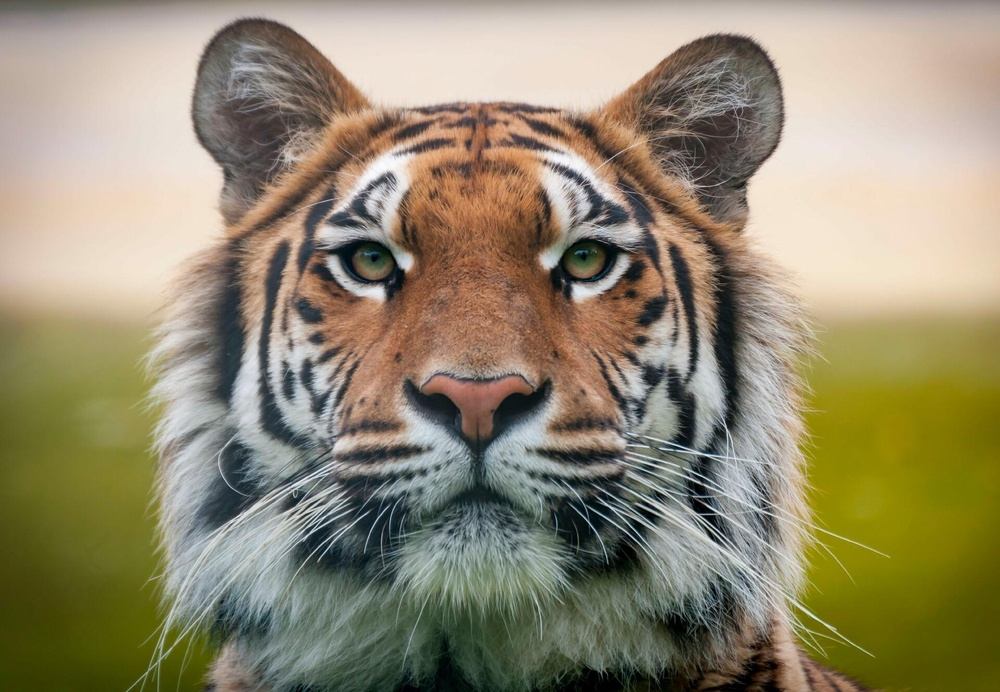
#> input picture Gambar/Tiger.jpg, 1000 x 692 px, shrunk from 1920 x 1329 before the run, found by its file name
$ python TranslasiCitra.py
#> lines starting #> are read from the running program, lines starting #| are printed output that depends on the picture
#> further down, image is the input picture: shape (692, 1000, 3); mean R, G, B 146.4, 137.5, 111.2
import imageio.v3 as ing
import numpy as np
import matplotlib.pyplot as plt

def Translasi(image, shiftX, shiftY):

#> called with shiftX = 50, shiftY = -300
    imgTranslasi = np.roll(image, shift=shiftY, axis=0)
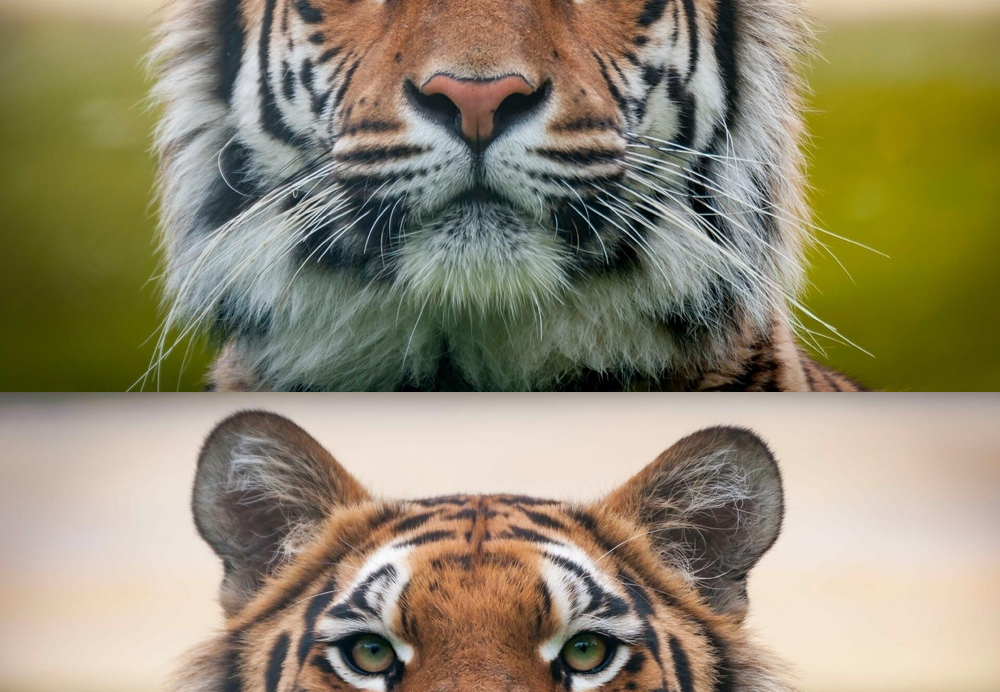
#> imgTranslasi: shape (692, 1000, 3); mean R, G, B 146.4, 137.5, 111.2
    imgTranslasi = np.roll(imgTranslasi, shift=shiftX, axis=1)
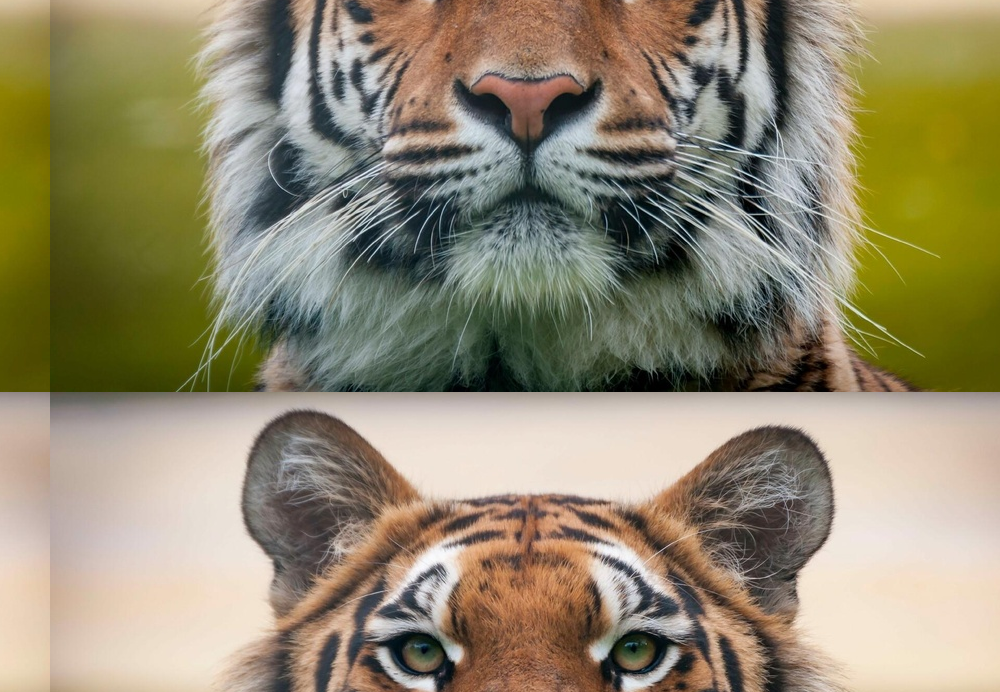
#> imgTranslasi: shape (692, 1000, 3); mean R, G, B 146.4, 137.5, 111.2

    if shiftY > 0:
        imgTranslasi[:shiftY, :] = 0
    elif shiftY < 0:
        imgTranslasi[:shiftY, :] = 0
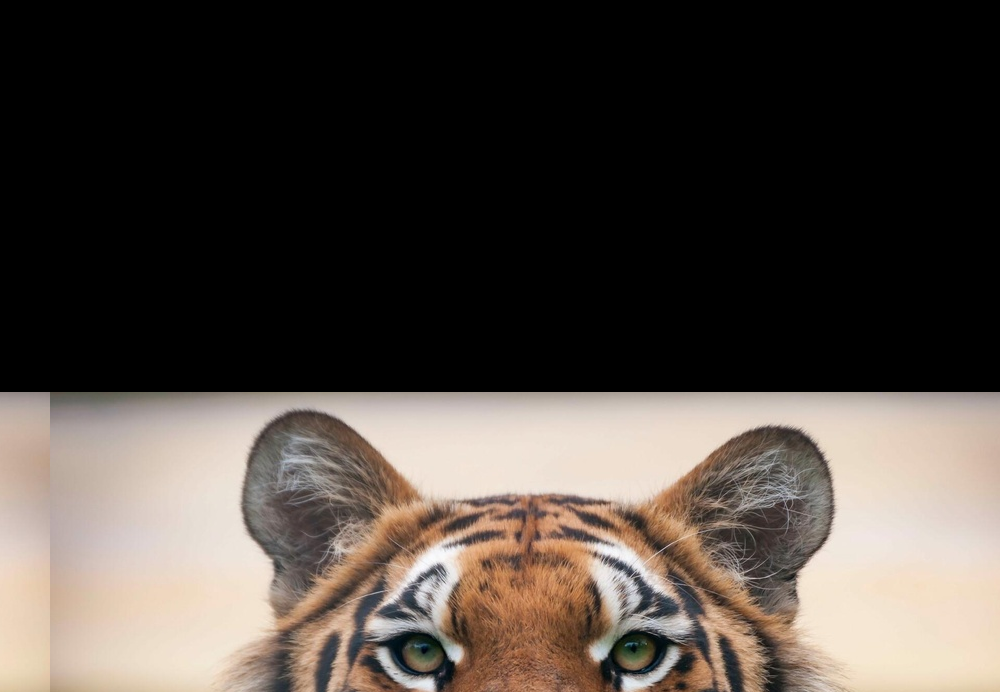
#> imgTranslasi: shape (692, 1000, 3); mean R, G, B 79.2, 71.2, 65
    if shiftX > 0:
        imgTranslasi[:shiftX, :] = 0
    elif shiftX < 0:
        imgTranslasi[:shiftX, :] = 0

    return imgTranslasi

image = plt.imread("C:\\Users\\DELL\\Documents\\Mrzz\\Pengolahan citra\\Praktikum_MirzaYusuf\\Gambar\\Tiger.jpg")

imgResult = Translasi(image, shiftX=50, shiftY=-300)

plt.figure(figsize=(10,10))
plt.subplot(2,1,1)
plt.imshow(image)
plt.imshow(imgResult)
plt.show()
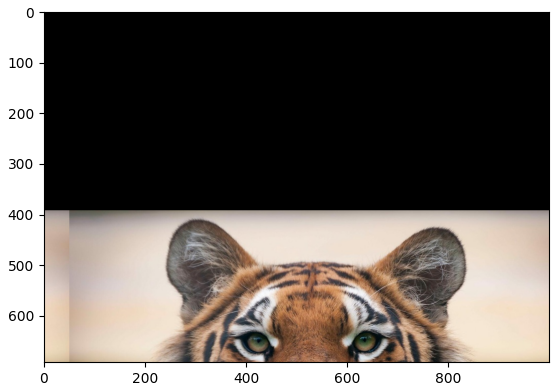
#> figure drawn by matplotlib, 1 panel
